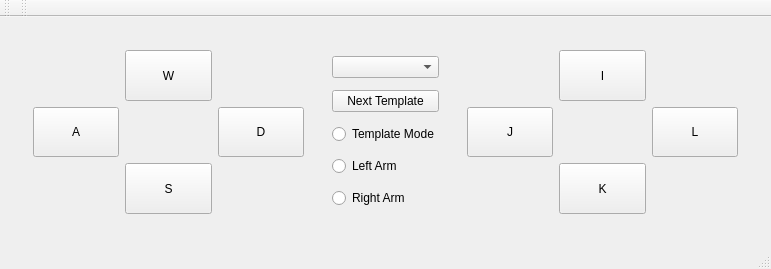
<?xml version="1.0" encoding="UTF-8"?>
<ui version="4.0">
 <class>JoystickWidget</class>
 <widget class="QMainWindow" name="JoystickWidget">
  <property name="geometry">
   <rect>
    <x>0</x>
    <y>0</y>
    <width>771</width>
    <height>269</height>
   </rect>
  </property>
  <property name="windowTitle">
   <string>Template Joystick</string>
  </property>
  <widget class="QWidget" name="centralWidget">
   <layout class="QVBoxLayout" name="verticalLayout">
    <item>
     <widget class="QWidget" name="widget_4" native="true">
      <property name="focusPolicy">
       <enum>Qt::StrongFocus</enum>
      </property>
      <layout class="QHBoxLayout" name="horizontalLayout_2">
       <item>
        <widget class="QWidget" name="widget" native="true">
         <property name="focusPolicy">
          <enum>Qt::NoFocus</enum>
         </property>
         <layout class="QGridLayout" name="gridLayout_2">
          <item row="4" column="0">
           <widget class="QPushButton" name="LeftLButton">
            <property name="sizePolicy">
             <sizepolicy hsizetype="Expanding" vsizetype="Expanding">
              <horstretch>0</horstretch>
              <verstretch>0</verstretch>
             </sizepolicy>
            </property>
            <property name="focusPolicy">
             <enum>Qt::NoFocus</enum>
            </property>
            <property name="text">
             <string>A</string>
            </property>
           </widget>
          </item>
          <item row="4" column="2">
           <widget class="QPushButton" name="RightLButton">
            <property name="sizePolicy">
             <sizepolicy hsizetype="Expanding" vsizetype="Expanding">
              <horstretch>0</horstretch>
              <verstretch>0</verstretch>
             </sizepolicy>
            </property>
            <property name="focusPolicy">
             <enum>Qt::NoFocus</enum>
            </property>
            <property name="text">
             <string>D</string>
            </property>
           </widget>
          </item>
          <item row="4" column="1">
           <widget class="QLabel" name="directionL">
            <property name="enabled">
             <bool>true</bool>
            </property>
            <property name="sizePolicy">
             <sizepolicy hsizetype="Expanding" vsizetype="Expanding">
              <horstretch>0</horstretch>
              <verstretch>0</verstretch>
             </sizepolicy>
            </property>
            <property name="text">
             <string/>
            </property>
            <property name="alignment">
             <set>Qt::AlignCenter</set>
            </property>
           </widget>
          </item>
          <item row="3" column="1">
           <widget class="QPushButton" name="UpLButton">
            <property name="sizePolicy">
             <sizepolicy hsizetype="Expanding" vsizetype="Expanding">
              <horstretch>0</horstretch>
              <verstretch>0</verstretch>
             </sizepolicy>
            </property>
            <property name="focusPolicy">
             <enum>Qt::NoFocus</enum>
            </property>
            <property name="text">
             <string>W</string>
            </property>
           </widget>
          </item>
          <item row="5" column="1">
           <widget class="QPushButton" name="DownLButton">
            <property name="sizePolicy">
             <sizepolicy hsizetype="Expanding" vsizetype="Expanding">
              <horstretch>0</horstretch>
              <verstretch>0</verstretch>
             </sizepolicy>
            </property>
            <property name="focusPolicy">
             <enum>Qt::NoFocus</enum>
            </property>
            <property name="text">
             <string>S</string>
            </property>
           </widget>
          </item>
         </layout>
        </widget>
       </item>
       <item>
        <widget class="QWidget" name="widget_5" native="true">
         <layout class="QVBoxLayout" name="verticalLayout_2">
          <item>
           <widget class="QComboBox" name="templateComboBox"/>
          </item>
          <item>
           <widget class="QPushButton" name="selectTemplate">
            <property name="text">
             <string>Next Template</string>
            </property>
           </widget>
          </item>
          <item>
           <widget class="QRadioButton" name="templateRadioBtn">
            <property name="text">
             <string>Template Mode</string>
            </property>
           </widget>
          </item>
          <item>
           <widget class="QRadioButton" name="leftArmBtn">
            <property name="text">
             <string>Left Arm</string>
            </property>
           </widget>
          </item>
          <item>
           <widget class="QRadioButton" name="rightArmBtn">
            <property name="text">
             <string>Right Arm</string>
            </property>
           </widget>
          </item>
         </layout>
        </widget>
       </item>
       <item>
        <widget class="QWidget" name="widget_2" native="true">
         <property name="focusPolicy">
          <enum>Qt::NoFocus</enum>
         </property>
         <layout class="QGridLayout" name="gridLayout_3">
          <item row="1" column="0">
           <widget class="QPushButton" name="LeftRButton">
            <property name="sizePolicy">
             <sizepolicy hsizetype="Expanding" vsizetype="Expanding">
              <horstretch>0</horstretch>
              <verstretch>0</verstretch>
             </sizepolicy>
            </property>
            <property name="text">
             <string>J</string>
            </property>
           </widget>
          </item>
          <item row="1" column="1">
           <widget class="QLabel" name="directionR">
            <property name="sizePolicy">
             <sizepolicy hsizetype="Expanding" vsizetype="Expanding">
              <horstretch>0</horstretch>
              <verstretch>0</verstretch>
             </sizepolicy>
            </property>
            <property name="text">
             <string/>
            </property>
            <property name="alignment">
             <set>Qt::AlignCenter</set>
            </property>
           </widget>
          </item>
          <item row="1" column="2">
           <widget class="QPushButton" name="RightRButton">
            <property name="sizePolicy">
             <sizepolicy hsizetype="Expanding" vsizetype="Expanding">
              <horstretch>0</horstretch>
              <verstretch>0</verstretch>
             </sizepolicy>
            </property>
            <property name="text">
             <string>L</string>
            </property>
           </widget>
          </item>
          <item row="0" column="1">
           <widget class="QPushButton" name="UpRButton">
            <property name="sizePolicy">
             <sizepolicy hsizetype="Expanding" vsizetype="Expanding">
              <horstretch>0</horstretch>
              <verstretch>0</verstretch>
             </sizepolicy>
            </property>
            <property name="text">
             <string>I</string>
            </property>
           </widget>
          </item>
          <item row="2" column="1">
           <widget class="QPushButton" name="DownRButton">
            <property name="sizePolicy">
             <sizepolicy hsizetype="Expanding" vsizetype="Expanding">
              <horstretch>0</horstretch>
              <verstretch>0</verstretch>
             </sizepolicy>
            </property>
            <property name="text">
             <string>K</string>
            </property>
           </widget>
          </item>
         </layout>
        </widget>
       </item>
      </layout>
     </widget>
    </item>
   </layout>
  </widget>
  <widget class="QMenuBar" name="menuBar">
   <property name="geometry">
    <rect>
     <x>0</x>
     <y>0</y>
     <width>771</width>
     <height>25</height>
    </rect>
   </property>
  </widget>
  <widget class="QToolBar" name="mainToolBar">
   <attribute name="toolBarArea">
    <enum>TopToolBarArea</enum>
   </attribute>
   <attribute name="toolBarBreak">
    <bool>false</bool>
   </attribute>
  </widget>
  <widget class="QStatusBar" name="statusBar"/>
  <widget class="QToolBar" name="toolBar">
   <property name="windowTitle">
    <string>toolBar</string>
   </property>
   <attribute name="toolBarArea">
    <enum>TopToolBarArea</enum>
   </attribute>
   <attribute name="toolBarBreak">
    <bool>false</bool>
   </attribute>
  </widget>
 </widget>
 <layoutdefault spacing="6" margin="11"/>
 <resources/>
 <connections/>
</ui>
